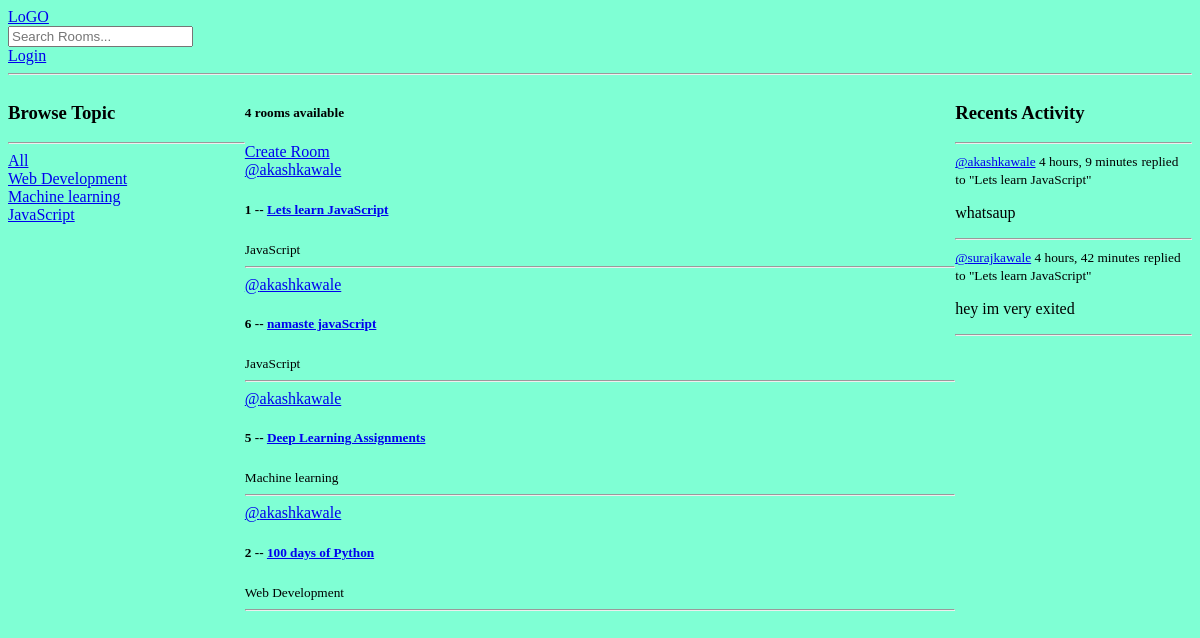
Before: / with the older database file.
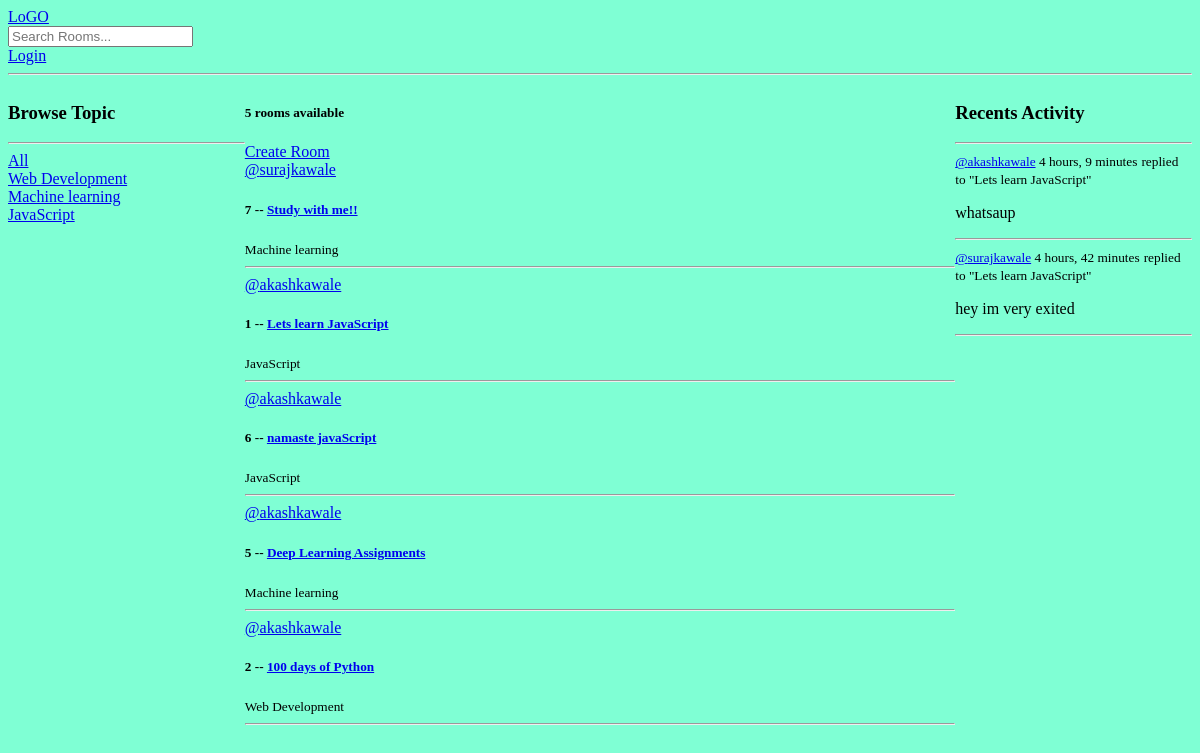
After: the same page with the newer database file.
### base/models.py (models this page shows, shortened)
class Topic(models.Model):
    name = models.CharField(max_length=200)

class Room(models.Model):
    host = models.ForeignKey(User, on_delete=models.SET_NULL, null=True)
    topic = models.ForeignKey(Topic, on_delete=models.SET_NULL, null=True)
    name = models.CharField(max_length=200)
    description = models.TextField(null=True, blank=True)
    participants = models.ManyToManyField(User, related_name='participants', blank=True)
    updated = models.DateTimeField(auto_now= True)
    created = models.DateTimeField(auto_now_add=True)
    class Meta:
        ordering = ['-updated', '-created']
    def __str__(self):
        return self.name

class Message(models.Model):
    user = models.ForeignKey(User, on_delete=models.CASCADE)
    room = models.ForeignKey(Room, on_delete=models.CASCADE)
    body = models.TextField()
    updated = models.DateTimeField(auto_now= True)
    created = models.DateTimeField(auto_now_add=True)
    class Meta:
        ordering = ['-updated', '-created']
    def __str__(self):
        return self.body[0:50]

### base/views.py (the view)
# urls.py: path('', views.home, name="home"),
def home(request):
    q = request.GET.get('q') if request.GET.get('q') != None else ''
    rooms = Room.objects.filter(
        Q(topic__name__icontains=q) |
        Q(name__icontains=q) |
        Q(description__icontains=q)
    )
    topics = Topic.objects.all()
    room_count = rooms.count()
    room_messages = Message.objects.filter(Q(room__topic__name__icontains=q))
    context = {
        'rooms': rooms,
        'topics': topics,
        'room_count': room_count,
        'room_messages':room_messages
    }
    return render(request, 'base/home.html', context)

### base/templates/base/home.html (shortened to what this page needs)
{% extends 'main.html' %}
{% block content %}
  <div class="home-container">
    <div>
      {% include "base/topic_component.html" %}
    </div>
    <div>
      <h5>{{room_count}} rooms available</h5>
      <a href="{% url 'create-room' %}">Create Room</a>
        {% include "base/feed_component.html" %}
    </div>
    <div>
      {% include "base/activity_component.html" %}
    </div>
  </div>
{% endblock content %}

### base/templates/base/topic_component.html
<h3>Browse Topic</h3>
<hr>
<div>
    <a href="{% url 'home' %}">All</a>
</div>
{% for topic in topics %}
<div>
    <a href="{% url 'home' %}?q={{topic.name}}">{{topic.name}}</a>
</div>
{% endfor %}

### base/templates/base/feed_component.html (shortened to what this page needs)
<div>
    {% for room in rooms  %}
      <div>
        <a href="{% url 'user-profile' room.host.id %}">@{{room.host.username}}</a>
        <h5>{{room.id}} -- <a href="{% url 'room' room.id %}">{{room.name}}</a></h5>
        <small>{{room.topic.name}}</small>
        <hr>
      </div>
    {% endfor %}
</div>

### base/templates/base/activity_component.html (shortened to what this page needs)
<h3>Recents Activity </h3>
<hr>
{% for message in room_messages %}
<div>
    <small><a href="{% url 'user-profile' message.user.id %}">@{{message.user}}</a> {{message.created|timesince}}</small>
    <small>replied to "{{message.room}}"</small>
    <p>{{message}}</p>
    <hr>
</div>
{% endfor %}

Changed rows visible on the page:
added Room: host.username "surajkawale", id "7", name "Study with me!!", topic.name "Machine learning"
Other visible differences:
{{ room_count }}: "4" → "5"
